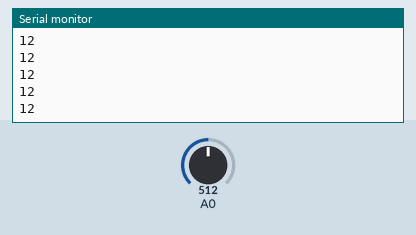
Simulated run of this sketch. Board: Arduino Uno, built with avr-gcc and run on an emulated ATmega328P. Parts: the last lines printed to the serial monitor. The inputs (shaded band) are chosen by the test bench; at power-on: A0 = 512.

Above: at 1.2 s.
1.3 s: A0 set to 716
At 2.0 s:
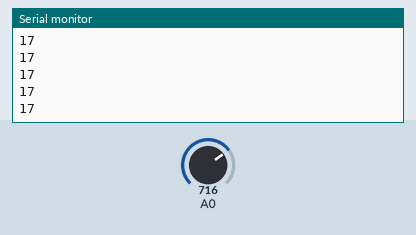
2.8 s: A0 set to 900
At 3.6 s:
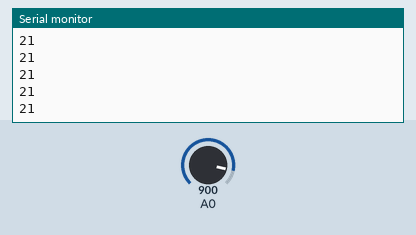
Timing chart, 0 to 5.8 s (numbered marks = the images above; inputs shaded):
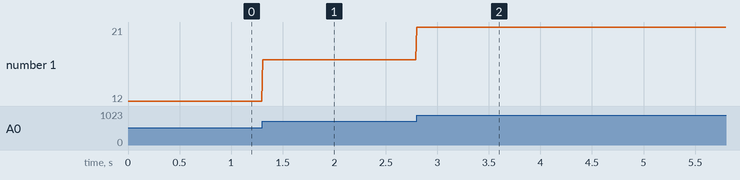

Measured:
- after the input at 1.3 s, the serial monitor: prints a new line at once (image 1)
- after the input at 2.8 s, the serial monitor: prints a new line at once (image 2)
- plotted number 1: 12 → 17 after the input at 1.3 s, 17 → 21 after the input at 2.8 s

The sketch:

S_Arduino_final.ino
```cpp
// Project done with
// QUEK HUI XIN A0077319X
// YU QING A0104694A
// WONG DING CHUEN U097830N
//17/9/2012

int value;
int xx ; //xx is the output value, which will be read in the Processing

void setup() {
  Serial.begin(9600);
}


void loop() {

  value = analogRead(A0);
  xx = map(value,0,1023,1,24);
  Serial.println(xx);

  delay(10);

}
```
